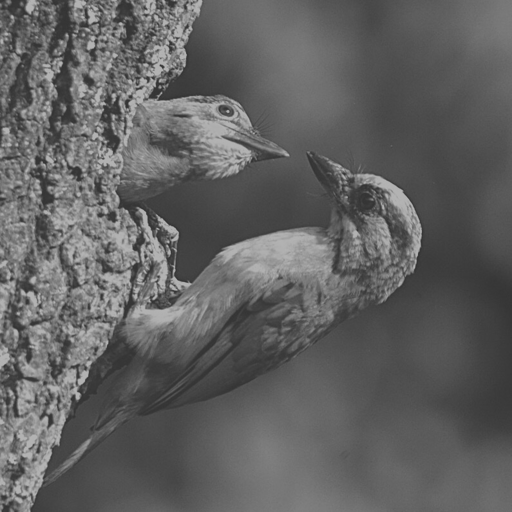
#> input picture 影像處理HW1/Bird feeding 3 low contrast.tif, 512 x 512 px, found by its file name
$ python 0518HW1.py
#> lines starting #> are read from the running program, lines starting #| are printed output that depends on the picture
import matplotlib.pyplot as plt
import numpy as np
import cv2
import pandas as pd

# 使用 OpenCV 讀取圖檔
img_bgr = cv2.imread('Bird feeding 3 low contrast.tif')
#> img_bgr is the input picture: shape (512, 512, 3); min 52, max 179, mean 97.4
# 因為opencv跟matplot顯示方法不同 先轉換BGR圖片為RGB圖片
img_rgb = img_bgr[:, :, ::-1]

plt.imshow(img_rgb)
plt.show()

plt.hist(img_rgb.ravel(), 256, [0, 256])  # 將三維陣列轉換成一維陣列以符合直方圖邊界為0-256 計算資料出現的次數
plt.title('origin')
plt.show()
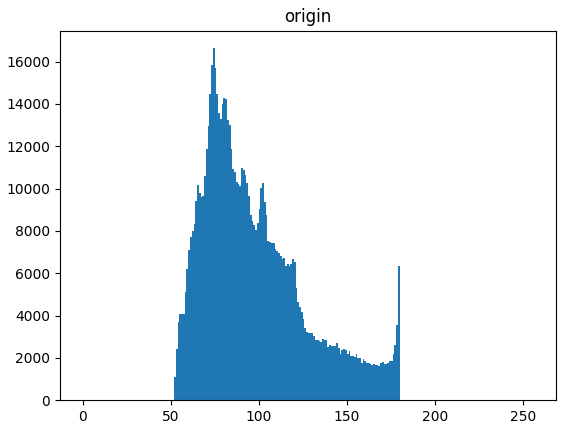
#> figure drawn by matplotlib, 1 panel; tallest bar 16635 high, from x = 74 to 75

new = (np.arctan((img_rgb - 128.0) / 32.0))
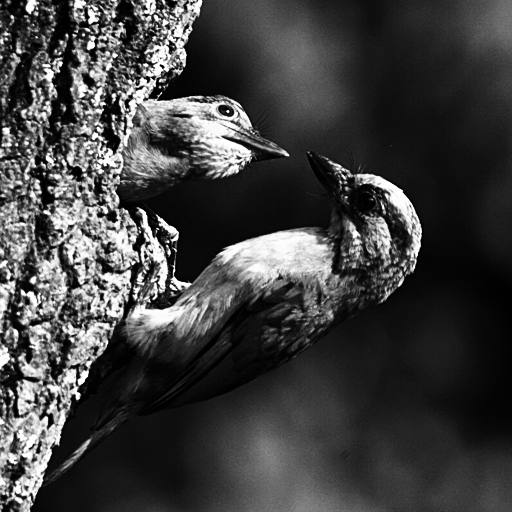
#> new: shape (512, 512, 3) float64; min -1.17, max 1.01, mean -0.617; drawn with min black and max white
plt.imshow(new)
plt.show()
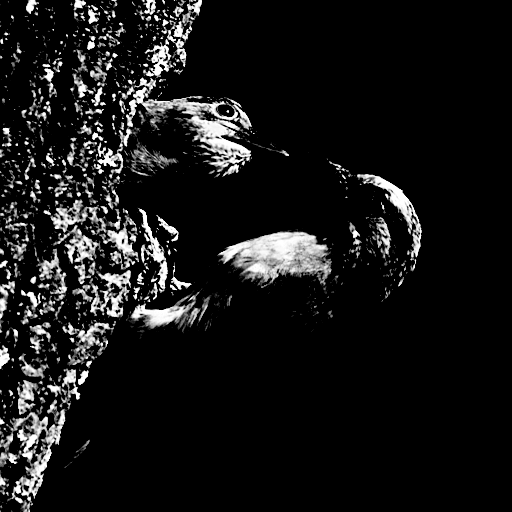
#> shown: shape (512, 512, 3) float64; min 0, max 1, mean 0.09

plt.hist(new.ravel(), 256, [0, 256])  # 將三維陣列轉換成一維陣列以符合直方圖邊界為0-256
plt.title('output')
plt.show()
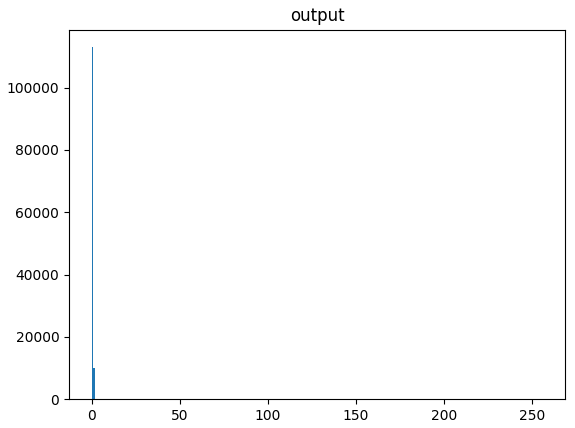
#> figure drawn by matplotlib, 1 panel; tallest bar 112989 high, from x = 0 to 1

print("Figure of s= T(r)")

x = np.arange(0, 255, 0.1)

y = (np.arctan((x - 128.0)/32.0))

plt.title("Figure of s=T(r)")
plt.xlabel("r")
plt.ylabel("s")
plt.plot(x, y)
plt.show()
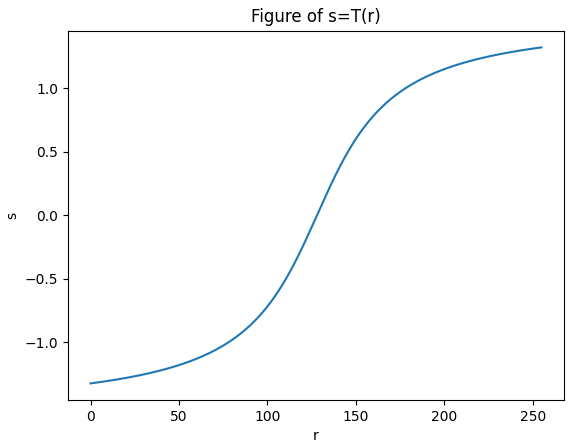
#> figure drawn by matplotlib, 1 panel; curve peaks at x = 254.9, y = 1.32

df = pd.DataFrame({"r" : x, "s" : y})
df.to_csv("result.csv",index=False) #最後利用pandas輸出成excel
